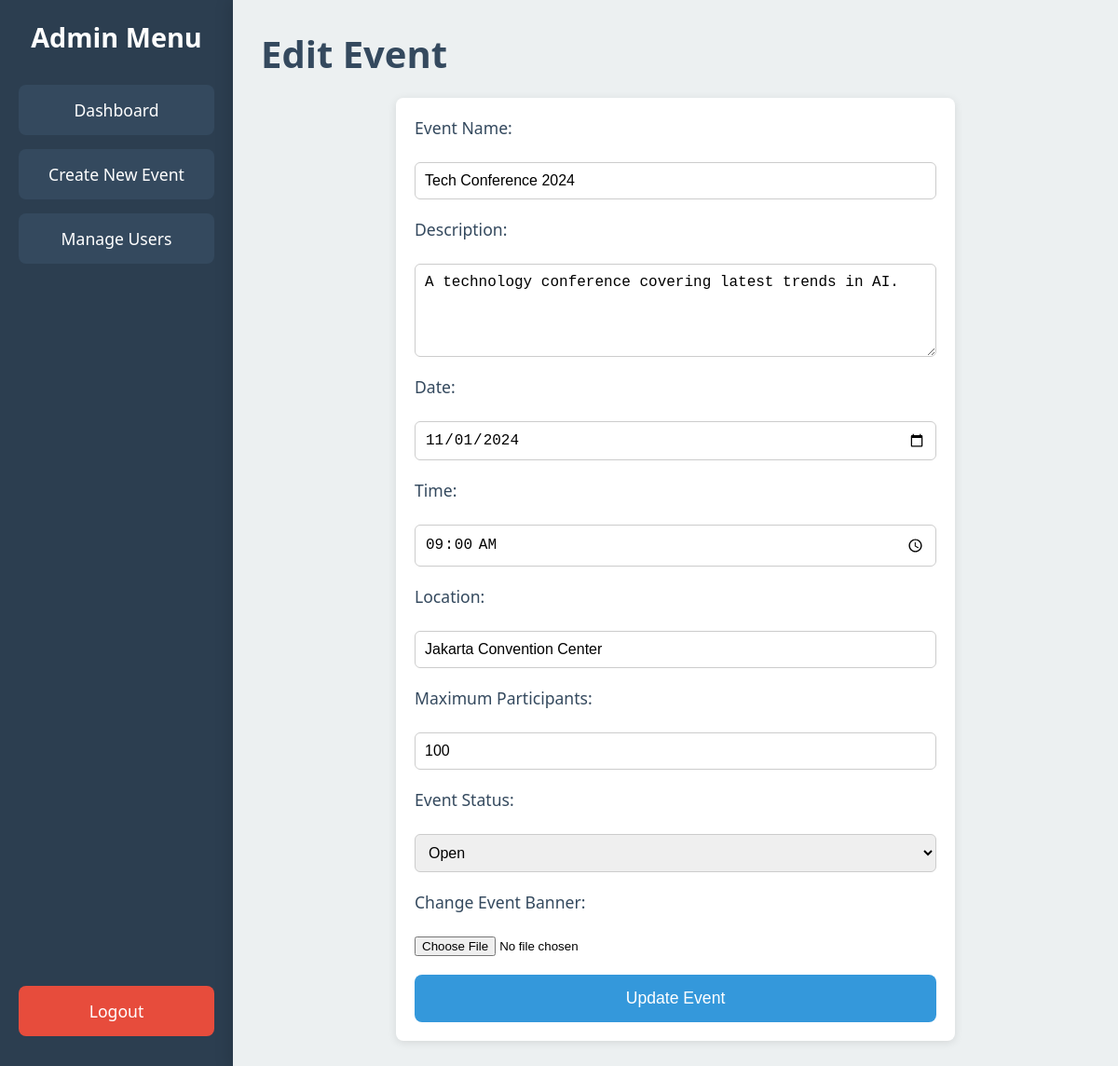
Screenshot of /event_edit.php?id=1 with the database file from the repository.
### tables this page shows
CREATE TABLE `events` (
  `event_id` int(11) NOT NULL,
  `event_name` varchar(255) NOT NULL,
  `description` text NOT NULL,
  `date` date NOT NULL,
  `time` time NOT NULL,
  `location` varchar(255) NOT NULL,
  `banner` varchar(255) DEFAULT NULL,
  `max_participants` int(11) NOT NULL,
  `status` enum('open','closed','canceled') NOT NULL DEFAULT 'open',
  `created_at` timestamp NOT NULL DEFAULT current_timestamp()
);

### event_edit.php (the view, shortened to what this page needs)
<?php
$event_id = $_GET['id'];
$servername = "localhost";
$username = "root";
$password = "";
$dbname = "event_registration";
$conn = new mysqli($servername, $username, $password, $dbname);
$sql = "SELECT * FROM events WHERE event_id = $event_id";
$result = $conn->query($sql);
$event = $result->fetch_assoc();
?>
<!DOCTYPE html>
<html lang="en">
<head>
</head>
<body>
    <div class="sidebar">
        <div>
            <h2>Admin Menu</h2>
            <a href="admin_dashboard.php">Dashboard</a>
            <a href="event_create.php">Create New Event</a>
            <a href="user_management.php">Manage Users</a>
        </div>
        <div>
            <a href="logout.php" class="logout">Logout</a>
        </div>
    </div>
    <div class="main-content">
        <h1>Edit Event</h1>
        <form action="event_edit_process.php" method="POST" enctype="multipart/form-data" onsubmit="return validateForm()">
            <label for="event_name">Event Name:</label>
            <input type="text" id="event_name" name="event_name" value="<?= htmlspecialchars($event['event_name']) ?>" required>
            <label for="description">Description:</label>
            <textarea id="description" name="description" required><?= htmlspecialchars($event['description']) ?></textarea>
            <label for="date">Date:</label>
            <input type="date" id="date" name="date" value="<?= htmlspecialchars($event['date']) ?>" required>
            <label for="time">Time:</label>
            <input type="time" id="time" name="time" value="<?= htmlspecialchars($event['time']) ?>" required>
            <label for="location">Location:</label>
            <input type="text" id="location" name="location" value="<?= htmlspecialchars($event['location']) ?>" required>
            <label for="max_participants">Maximum Participants:</label>
            <input type="number" id="max_participants" name="max_participants" value="<?= htmlspecialchars($event['max_participants']) ?>" required>
            <label for="status">Event Status:</label>
            <select name="status">
                <option value="open" <?= $event['status'] == 'open' ? 'selected' : '' ?>>Open</option>
            </select>
            <label for="banner">Change Event Banner:</label>
            <input type="file" id="banner" name="banner" accept="image/*">
            <input type="submit" value="Update Event">
        </form>
    </div>
</body>
</html>

### event_edit.php (style rules this page uses)
* { margin: 0; padding: 0; box-sizing: border-box; }
body { font-family: 'Segoe UI', Tahoma, Geneva, Verdana, sans-serif; background-color: #f9f9f9; display: flex; height: 100vh; }
.sidebar { background-color: #2c3e50; width: 250px; padding: 20px; display: flex; flex-direction: column; justify-content: space-between; }
.sidebar h2 { color: #fff; text-align: center; margin-bottom: 2rem; font-size: 1.8rem; }
.sidebar a { display: block; color: white; text-decoration: none; padding: 15px; margin-bottom: 15px; background-color: #34495e; border-radius: 8px; text-align: center; font-size: 1.1rem; transition: background-color 0.3s ease, transform 0.3s ease; }
.sidebar .logout { background-color: #e74c3c; }
.main-content { flex-grow: 1; padding: 30px; overflow-y: auto; background-color: #ecf0f1; box-shadow: -5px 0 15px rgba(0, 0, 0, 0.1); }
h1 { color: #34495e; font-size: 2.5rem; margin-bottom: 20px; }
form { display: flex; flex-direction: column; gap: 20px; max-width: 600px; margin: 0 auto; background-color: white; padding: 20px; border-radius: 8px; box-shadow: 0 2px 10px rgba(0, 0, 0, 0.1); }
label { font-size: 1.1rem; color: #34495e; margin-bottom: 5px; }
input[type="text"], input[type="date"], input[type="time"], input[type="number"], textarea, select { width: 100%; padding: 10px; border: 1px solid #ccc; border-radius: 6px; font-size: 1rem; transition: border-color 0.3s ease; }
textarea { height: 100px; }
input[type="file"] { border: none; }
input[type="submit"] { background-color: #3498db; color: white; padding: 15px; border: none; border-radius: 8px; cursor: pointer; font-size: 1.1rem; transition: background-color 0.3s ease, transform 0.3s ease; }

### rows the page displays
events: event_name "Tech Conference 2024", description "A technology conference covering latest trends in AI.", date "11/01/2024", time "09:00:00", location "Jakarta Convention Center", max_participants "100", status "Open"
